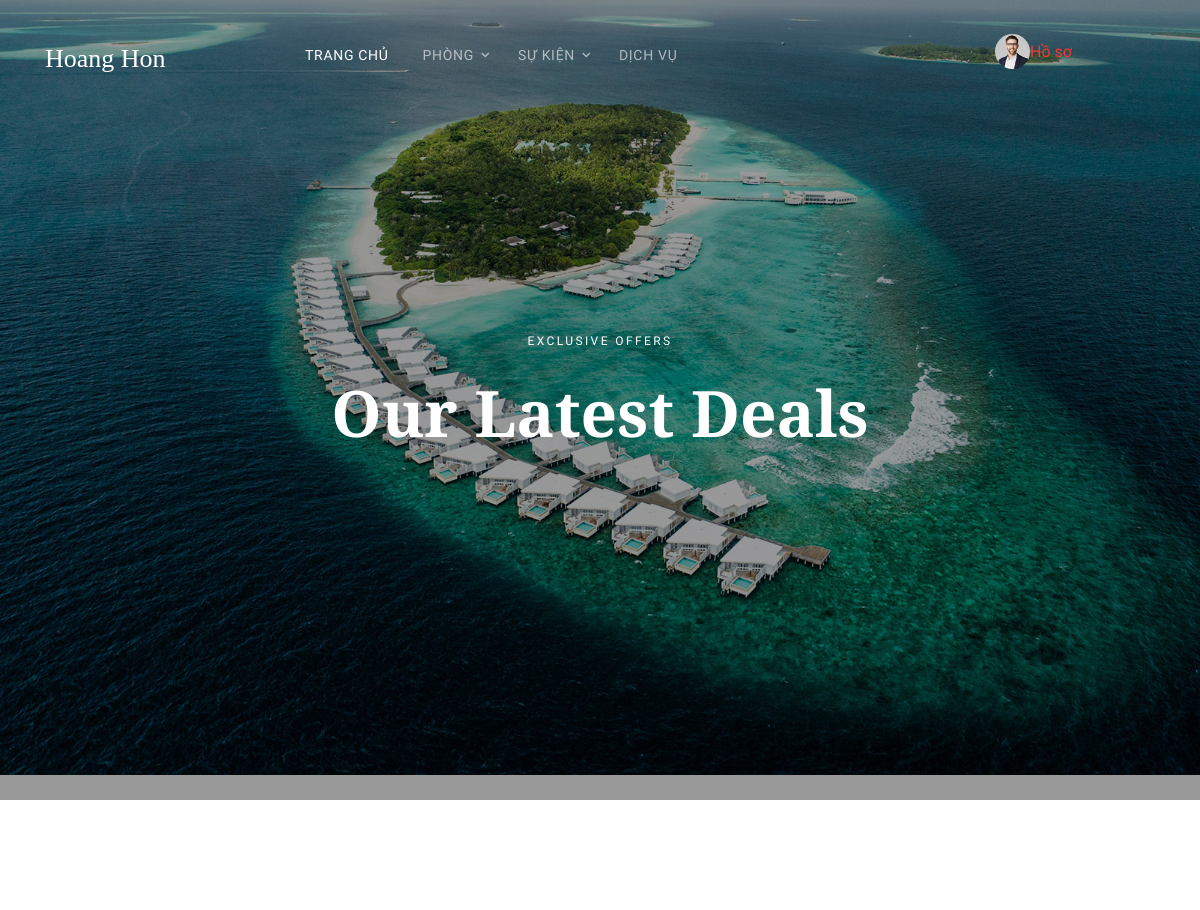
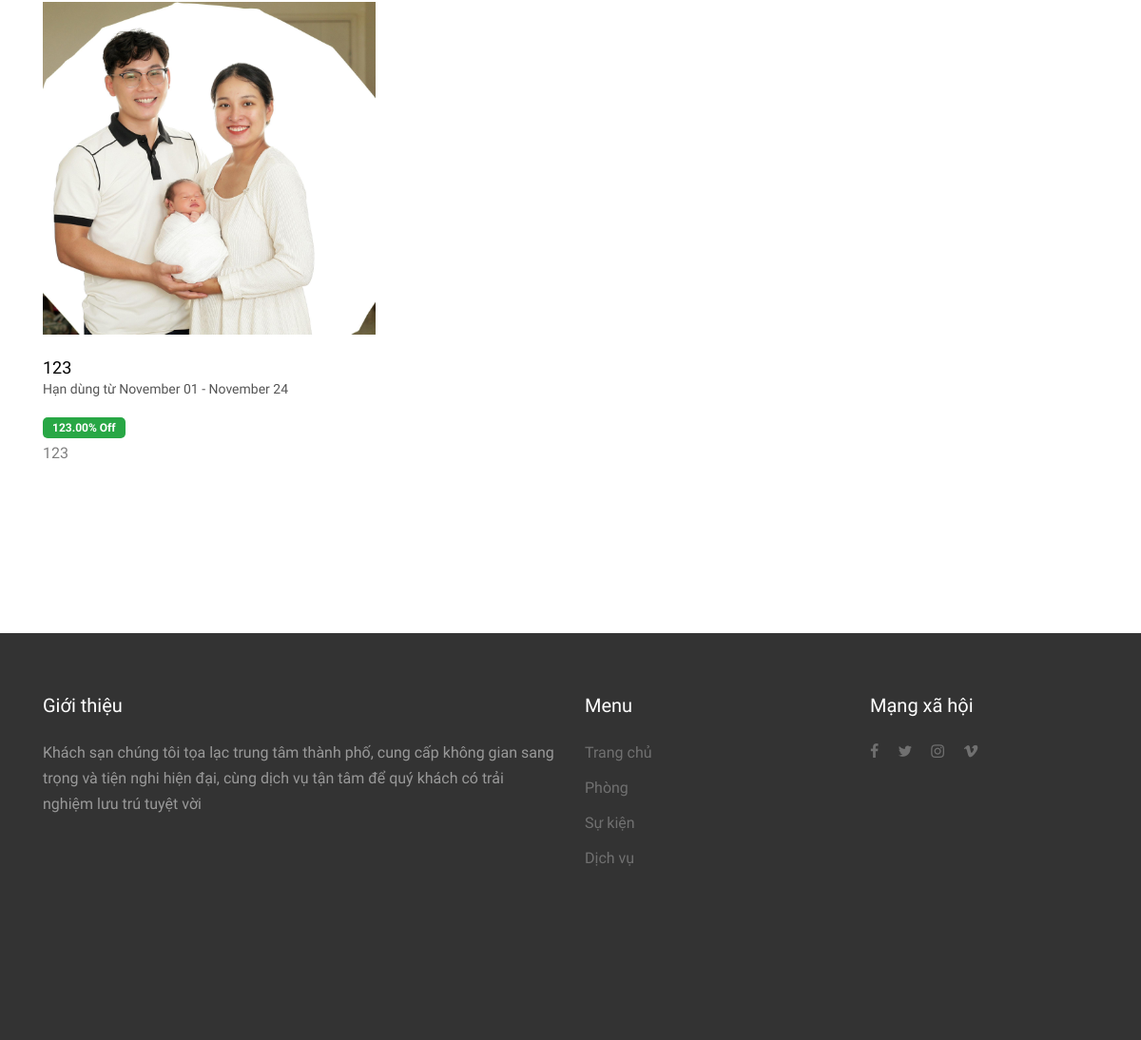
Screenshot of /gift (signed in) with the database file from the repository (2 pictures, top to bottom).
### admin_custom/models.py (models this page shows, shortened)
class Offer(models.Model):
    title = models.CharField(max_length=100)
    description = models.TextField()
    discount_percentage = models.DecimalField(max_digits=5, decimal_places=2)
    image = models.ImageField(upload_to=get_image_upload_path_post, null=True, blank=True)
    start_date = models.DateField()
    end_date = models.DateField()
    class Meta:
        permissions = [
            ("can_view_offer", "Can view offer"),
            ("can_create_offer", "Can create offer"),
            ("can_edit_offer", "Can edit offer"),
            ("can_delete_offer", "Can delete offer"),
        ]

### home/views.py (the view)
# urls.py: path('gift', home.get_gift, name='gift'),
def get_gift(request):
    offers = Offer.objects.all()
    return render(request, 'gift.html', {'offers': offers})

### home/Templates/gift.html (shortened to what this page needs)
{% load static %}
<!DOCTYPE html>
<html lang="en">
  <head>
    <link rel="stylesheet" href="{% static 'fonts/icomoon/style.css' %}">
    <link rel="stylesheet" href="{% static 'css/bootstrap.min.css' %}">
    <link rel="stylesheet" href="{% static 'css/magnific-popup.css' %}">
    <link rel="stylesheet" href="{% static 'css/jquery-ui.css' %}">
    <link rel="stylesheet" href="{% static 'css/owl.carousel.min.css' %}">
    <link rel="stylesheet" href="{% static 'css/owl.theme.default.min.css' %}">
    <link rel="stylesheet" href="{% static 'css/bootstrap-datepicker.css' %}">
    <link rel="stylesheet" href="{% static 'css/animate.css' %}">
    <link rel="stylesheet" href="{% static 'css/aos.css' %}">
    <link rel="stylesheet" href="{% static 'css/style.css' %}">
    <link rel="stylesheet" href="{% static 'fonts/flaticon/font/flaticon.css' %}">
    <link rel="stylesheet" href="https://cdn.jsdelivr.net/npm/mediaelement@4.2.7/build/mediaelementplayer.min.css">
  </head>
  <body>
  <div class="site-wrap">
    {% include 'includes/header.html' %}
    <div class="site-blocks-cover overlay" style="background-image: url('{% static 'images/hero_1.jpg' %}');" data-aos="fade" data-stellar-background-ratio="0.5">
        <div class="container">
          <div class="row align-items-center justify-content-center">
            <div class="col-md-7 text-center" data-aos="fade">
              <span class="caption mb-3">Exclusive Offers</span>
              <h1 class="mb-4">Our Latest Deals</h1>
            </div>
          </div>
        </div>
    </div>
    <div class="site-section">
      <div class="container">
        <div class="row">
          {% for offer in offers %}
            <div class="col-md-6 col-lg-4 mb-5">
              <div class="media-with-text">
                <div class="img-border-sm mb-4">
                  {% if offer.image %}
                  <img src="{{ offer.image.url }}" alt="{{ offer.title }}" class="img-fluid">
                  {% else %}
                  <img src="{% static 'images/default_offer.jpg' %}" alt="Default Offer" class="img-fluid">
                  {% endif %}
                </div>
                <h2 class="heading mb-0"><a href="#">{{ offer.title }}</a></h2>
                <div class="offer-date">
                  <span class="offer-date-range">
                    Hạn dùng từ
                    {{ offer.start_date|date:"F d" }} - {{ offer.end_date|date:"F d" }}
                  </span>
                </div>
                <div class="offer-discount">
                  <span class="badge badge-success">{{ offer.discount_percentage }}% Off</span>
                </div>
                <p>{{ offer.description }}</p>
              </div>
            </div>
          {% empty %}
          <div class="col-12">
            <p class="text-center">No offers available at the moment. Please check back later.</p>
          </div>
          {% endfor %}
        </div>
      </div>
    </div>
  </div>
  {% include 'includes/footer.html' %}
  </body>
</html>

### home/static/css/style.css (style rules this page uses)
body { line-height: 1.7; color: rgba(0, 0, 0, 0.5); font-weight: 400; font-size: 1rem; font-family: "Work Sans", -apple-system, BlinkMacSystemFont, "Segoe UI", Roboto, "Helvetica Neue", Arial, sans-serif, "Apple Color Emoji", "Segoe UI Emoji", "Segoe UI Symbol", "Noto Color Emoji"; }
h1, h2, h3, h4, h5, .h1, .h2, .h3, .h4, .h5 { color: #000; }
a { -webkit-transition: .3s all ease; -o-transition: .3s all ease; transition: .3s all ease; }
.site-wrap:before { -webkit-transition: .3s all ease-in-out; -o-transition: .3s all ease-in-out; transition: .3s all ease-in-out; background: rgba(0, 0, 0, 0.6); content: ""; position: absolute; z-index: 2000; top: 0; left: 0; right: 0; bottom: 0; opacity: 0; visibility: hidden; }
.site-section { padding: 3em 0; }
@media (min-width: 768px) { .site-section { padding: 7em 0; } }
.site-blocks-cover { background-size: cover; background-repeat: no-repeat; background-position: center center; }
.site-blocks-cover.overlay { position: relative; }
.site-blocks-cover.overlay:before { position: absolute; content: ""; left: 0; bottom: 0; right: 0; top: 0; background: rgba(0, 0, 0, 0.4); }
.site-blocks-cover, .site-blocks-cover .row { min-height: 600px; height: calc(100vh); }
.site-blocks-cover h1 { color: #fff; font-size: 3rem; font-family: "Playfair Display"; }
@media (min-width: 768px) { .site-blocks-cover h1 { font-size: 4rem; font-weight: 900; line-height: 1.2; } }
.img-border, .img-border-sm { position: relative; }
.img-border img, .img-border-sm img { -webkit-transition: .3s all ease-in-out; -o-transition: .3s all ease-in-out; transition: .3s all ease-in-out; position: relative; top: 0; left: 0; z-index: 2; }
.media-with-text .heading { font-size: 18px; }
.media-with-text .heading a { color: #000; }
.caption { text-transform: uppercase; letter-spacing: .2em; font-size: 12px; padding: 7px 10px; color: #fff; display: inline-block; }

### home/Templates/gift.html (style rules this page uses)
.offer-date-range { font-size: 14px; color: #555; margin-bottom: 8px; display: block; }
.offer-discount .badge-success { font-size: 12px; padding: 5px 10px; color: #fff; background-color: #28a745; border-radius: 5px; display: inline-block; margin-top: 10px; }

### rows the page displays
Offer: image (picture), title "123", start_date "November 01", end_date "November 24", discount_percentage "123.00", description "123"
